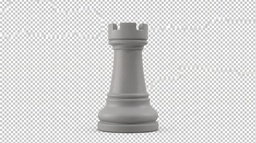
#> input picture assets/art/rook.jpg, 256 x 143 px, shrunk from 2000 x 1116 before the run
$ python decupeaza_piesa.py
#> lines starting #> are read from the running program, lines starting #| are printed output that depends on the picture; after the words box and inside, x2 and y2 are one past the last pixel; in counts of white or black regions, pixels touching at a corner belong together
"""Decupează glifa unui Obelisc din randarea ei și o pune pe pânza iconițelor.

    python tools/decupeaza_piesa.py              # toate glifele din PIESE
    python tools/decupeaza_piesa.py turn_sah     # doar una

Intrarea e o randare pe TABLA DE TRANSPARENȚĂ — caroiajul alb-gri pe care
editoarele de imagini îl desenează în locul fundalului gol. „Transparent" e
acolo doar aparent: fișierul e JPEG, deci caroiajul e scris în pixeli, iar pus
direct pe buton ar ieși un timbru gri.

Ieșirea e un PNG de 256×256 cu alfa adevărat, GRI, așezat pe aceeași linie de
talpă ca celelalte iconițe — exact ce așteaptă `obelisc.gd`, care îi pune
culoarea disciplinei cu `modulate` (gri × culoare = culoare, cu umbrele
păstrate; pe o imagine deja colorată ar ieși noroi).

De ce un script și nu un decupaj de mână: proporțiile celor opt glife sunt o
FAMILIE — aceeași linie de talpă, aceeași pânză, înălțimi care se compară
între ele. Scrise în dicționarul `PIESE`, se văd dintr-o privire și se refac
dintr-o comandă; tăiate de mână, a noua n-ar mai fi știut de ce pionul e mai
scund decât nebunul.

─────────────────────────────────────────────────────────────
CUM SE DEOSEBEȘTE TABLA DE GLIFĂ

Trei semne, fiindcă niciunul singur nu ajunge.

**Luminozitatea** nu ajunge, și asta s-a măsurat, nu s-a bănuit: caseta închisă
a tablei e pe la 198, iar marginea luminată a pietrei urcă până pe la 190.
Între ele nu e loc de niciun prag — iar sub piesă tabla mai e și întunecată de
umbra ei, deci acolo casetele cad la 176 și un prag destul de jos cât să le
prindă ar mânca jumătate din glifă.

**Regularitatea.** O tablă se repetă: la două casete în stânga și în dreapta se
găsește același ton, iar la una tonul celălalt. Umbra nu strică repetiția,
fiindcă întunecă deodată și casetele deschise, și pe cele închise. O glifă nu se
repetă niciodată așa: marginea ei are fundal de o parte și material de cealaltă,
iar trupul ei e neted, deci îi lipsește tocmai saltul de o casetă.

**Culoarea.** Tabla e CENUȘIE — roșu, verde și albastru egale. Semnul ăsta n-a
fost nevoie la piesele de șah (și ele cenușii), dar fulgerul vine verde aprins,
iar luminozitatea lui (218) e peste pragul de mai sus: fără întrebarea
„are culoare?", jumătate din el ar fi fost declarată fundal.

Peste cele trei, un al patrulea lucru, geometric: umplerea pornește din
marginile imaginii ȘI din orice pată de tablă găsită înăuntru. Prima ține
griurile dinăuntrul glifei la locul lor; a doua scoate GĂURILE — steaua tăiată
în busolă, sticla clepsidrei — care nu se ating de margine și pe care nimic
altceva nu le-ar fi deosebit de material.
"""

import sys
from collections import deque
from pathlib import Path

from PIL import Image, ImageChops, ImageFilter

RADACINA = Path(__file__).resolve().parent.parent
ARTA = RADACINA / "assets/art"

# ─────────────────────────────────────────────────────────────
# FAMILIA
# ─────────────────────────────────────────────────────────────

## Latura pânzei și linia de talpă, în pixeli. Nu sunt alese azi: sunt
## măsurate din `pion_sah.png`, `cal_sah.png` și `nebun_sah.png`, tăiate în
## septembrie cu o unealtă care trăia în afara repo-ului. O glifă nouă intră în
## familie doar dacă stă pe aceeași linie.
PANZA = 256
TALPA = 252
## Cât de înaltă e glifa cea mai înaltă (calul și nebunul, de la 6 la 252).
INALTIME_MAX = TALPA - 6

## Cât se rod marginile înainte de micșorare, în pixeli pe randarea mare.
## Pixelii de pe conturul glifei sunt AMESTECAȚI cu fundalul alb de compresia
## JPEG, deci păstrați ar lăsa o dungă deschisă de jur împrejur — iar o dungă
## deschisă, înmulțită cu culoarea disciplinei, se vede ca un halou.
## Doi pixeli din ~900 nu subțiază nimic: după micșorare sunt o jumătate.
RODERE = 2

## Fereastra filtrului de mediană care netezește conturul, în pixeli pe
## randarea mare. Vezi `decupeaza()` pentru ce repară. Busola cere o fereastră
## mai mare decât o CASETĂ de tablă (17), fiindcă acolo nu pâlpâie pixeli, ci
## jumătăți de casetă: umbra discului coboară casetele închise la ~185, adică
## fix cenușiul discului. N-o costă nimic — un disc n-are niciun amănunt mai
## mic decât fereastra, pe când coroana reginei are.
NETEZIRE = 9

## Fiecare glifă: de unde vine, cât de mare e caseta tablei pe care a fost
## randată (măsurată pe rândul de sus al fișierului) și cât de înaltă iese, ca
## fracțiune din `INALTIME_MAX`.
##
## ÎNĂLȚIMILE celor cinci piese de șah nu sunt cele reale dintr-o garnitură
## (acolo pionul e la 0,60 din nebun, iar regina îl depășește) — pânza are o
## margine de sus, iar calul și nebunul o ating deja. Ce se păstrează e
## ORDINEA, fiindcă ea e ce se citește pe butoane alăturate:
## pion < turn < cal = nebun = regină.
##
## Cele trei glife care nu sunt piese n-au nicio ierarhie de păstrat, deci merg
## la înălțimea întreagă — cu o excepție: BUSOLA, care e un disc plin. Ochiul
## nu cântărește înălțimea, ci SUPRAFAȚA, iar un cerc de 246 lângă o regină de
## 115 lățime arată de două ori mai mare, deși e „la fel de înalt". 0,86 e cât a
## fost nevoie ca cele două să pară de o seamă pe butoane alăturate.
##
## „prag" e opțional și spune de la ce luminozitate un pixel cenușiu e fundal
## fără alte întrebări. Implicit e `PRAG_LUMINA`; busola îl ridică fiindcă
## discul ei e cenușiu de 185, iar caseta închisă a tablei e 198 — treisprezece
## unități între material și fundal, cea mai strâmtă fâșie din toate cinci.
PIESE = {
    "turn_sah": {"sursa": "rook.jpg", "caseta": 17, "inaltime": 0.86},
    "regina_sah": {"sursa": "queen.jpg", "caseta": 17, "inaltime": 1.00},
    "busola": {"sursa": "compass.jpg", "caseta": 17, "inaltime": 0.86, "prag": 195, "cojiri": 25,
               "netezire": 31},
    "clepsidra": {"sursa": "hourglass.jpg", "caseta": 17, "inaltime": 1.00},
    "fulger": {"sursa": "bolt.jpg", "caseta": 30, "inaltime": 1.00},
}

# ─────────────────────────────────────────────────────────────
# DECUPAREA
# ─────────────────────────────────────────────────────────────

## Peste atât, un pixel CENUȘIU e fundal fără să mai fie nevoie de alte
## întrebări. 192 e sub caseta închisă a tablei (198) și peste cea mai luminată
## margine a pietrei (~190) — adică fix fâșia în care cele două nu se ating.
PRAG_LUMINA = 192

## Cât de mare poate fi diferența dintre roșu, verde și albastru ca un pixel să
## mai treacă drept cenușiu. Tabla e perfect cenușie; compresia JPEG o
## colorează cu câteva unități pe muchii, de unde marja.
PRAG_CROMA = 14

## Cât de aproape trebuie să fie două casete de ACELAȘI fel (la 2 casete
## distanță) ca să treacă drept repetiție, și cât de departe trebuie să fie
## două VECINE (la o casetă) ca să treacă drept salt.
LA_FEL = 14
ALTFEL = 25

## Sub atât nu se mai pune întrebarea repetiției. O tablă, oricât de umbrită
## sau văzută prin sticlă, rămâne mai deschisă decât materialul glifei.
PRAG_TABLA = 110

## COJIREA FRANJURILOR. Un pixel cenușiu mai deschis de atât, aflat chiar pe
## marginea glifei, e un ciob de tablă agățat de ea, nu material: nicio randare
## din cele cinci nu are o margine luminată peste 190, fiindcă materialul e
## mat. Fără pasul ăsta, busola iese cu un inel de puncte albe în jur — casete
## deschise prea mici ca să mai aibă vecini pe care să-i repete, deci scăpate
## și de prag, și de ritm.
PRAG_FRANJ = 193
## Câte straturi se cojesc. Trei ajung pe margini curate; busola cere mai
## multe, fiindcă în crestătura stelei bevelul prinde lumină și lasă așchii
## lungi de câte douăzeci de pixeli. Nu poate mânca materialul: niciuna din
## cele cinci randări nu are material peste `PRAG_FRANJ`.
COJIRI = 3

## DE CE COJIREA S-A MUTAT DUPĂ NETEZIRE (2 noiembrie 2026)
##
## A stat o zi înainte de ea, și o zi busola a ieșit cu exact inelul alb pe
## care cojirea îl scrisese în comentariu că-l scoate. Cele două se băteau cap
## în cap, și aritmetica o spune: cojirea taie `cojiri` straturi lipite de
## margine (25 la busolă), iar netezirea de după trece peste mască cu o
## fereastră de 31 și cere fiecărui pixel „fii ce sunt majoritatea vecinilor
## tăi". Un pixel din mijlocul unei fâșii subțiri de 25, rase de pe marginea
## unui DISC de 700, are majoritatea vecinilor înăuntru — deci netezirea punea
## înapoi aproape tot ce cojirea scosese, iar `MinFilter`-ul de la final nu mai
## roade decât 2 pixeli din el.
##
## Mutarea e o lecție, nu un reglaj, și e chiar cea scrisă deja o dată în
## comentariul cojirii: „e o întrebare despre MARGINE, iar marginea nu există
## până nu s-a așezat fundalul." Netezirea MUTĂ marginea, deci după ea e altă
## margine, și întrebarea trebuie pusă din nou.
##
## Cojirea dinaintea netezirii n-a fost scoasă: ea curăță pata din care se
## alege „cea mai mare", deci ce face ea nu e același lucru cu ce face asta.


def _pata_cea_mai_mare(plin, latime: int, inaltime: int) -> list[int]:
    """Indicii celei mai mari pete legate din `plin` (1 = face parte din formă).

    Celelalte pete sunt cioburi de compresie agățate prin colțurile casetelor:
    câțiva pixeli fiecare, invizibili pe randare și foarte vizibili pe un buton
    de 46 px.
    """
    vazut = bytearray(latime * inaltime)
    cea_mai_mare: list[int] = []
    coada: deque[int] = deque()
    for start in range(latime * inaltime):
        if not plin[start] or vazut[start]:
            continue
        pata: list[int] = []
        vazut[start] = 1
        coada.append(start)
        while coada:
            i = coada.popleft()
            pata.append(i)
            y, x = divmod(i, latime)
            vecini = (
                i - 1 if x else -1,
                i + 1 if x < latime - 1 else -1,
                i - latime if y else -1,
                i + latime if y < inaltime - 1 else -1,
            )
            for j in vecini:
                if j >= 0 and plin[j] and not vazut[j]:
                    vazut[j] = 1
                    coada.append(j)
        if len(pata) > len(cea_mai_mare):
            cea_mai_mare = pata
    return cea_mai_mare


def _masca(indici: list[int], latime: int, inaltime: int) -> Image.Image:
    """O mască alb-negru din indicii dați."""
    pixeli = bytearray(latime * inaltime)
    for i in indici:
        pixeli[i] = 255
    return Image.frombytes("L", (latime, inaltime), bytes(pixeli))


def _taie(cale: Path, caseta: int, prag: int, cojiri: int):
    """Întoarce (griuri, lățime, înălțime, pixelii glifei) pentru o randare."""
    color = Image.open(cale).convert("RGB")
    latime, inaltime = color.size
    # Griul e LUMINANȚA, nu media celor trei canale: un verde de 254 și un
    # albastru de 254 nu se văd la fel de luminoase, iar iconița trebuie să
    # păstreze volumul, nu valorile.
    imagine = color.convert("L")
    gri = list(imagine.getdata())
    r, v, a = color.split()
    croma = list(ImageChops.difference(
        ImageChops.lighter(ImageChops.lighter(r, v), a),
        ImageChops.darker(ImageChops.darker(r, v), a),
    ).getdata())

    def cenusiu(i: int) -> bool:
        return croma[i] <= PRAG_CROMA

    def repeta(i: int, pas: int, de_la: int, pana_la: int) -> bool:
        """Se repetă tonul din `i` cu pasul `pas`, ca o tablă?"""
        aici = gri[i]
        if aici < PRAG_TABLA:
            return False
        if i - 2 * pas < de_la or i + 2 * pas >= pana_la:
            return False
        if abs(gri[i - 2 * pas] - aici) > LA_FEL or abs(gri[i + 2 * pas] - aici) > LA_FEL:
            return False
        return abs(gri[i - pas] - aici) >= ALTFEL or abs(gri[i + pas] - aici) >= ALTFEL

    def ritm(i: int) -> tuple[bool, bool]:
        """Repetiția pe orizontală și pe verticală, separat."""
        if not cenusiu(i):
            return False, False
        y, x = divmod(i, latime)
        pe_lat = (2 * caseta <= x < latime - 2 * caseta
                  and repeta(i, caseta, y * latime, y * latime + latime))
        pe_inalt = (2 * caseta <= y < inaltime - 2 * caseta
                    and repeta(i, latime * caseta, 0, latime * inaltime))
        return pe_lat, pe_inalt

    def e_tabla(i: int) -> bool:
        # UNA din direcții ajunge: lângă glifă, cealaltă e acoperită de ea.
        pe_lat, pe_inalt = ritm(i)
        return pe_lat or pe_inalt

    fundal = bytearray(latime * inaltime)
    coada: deque[int] = deque()

    def impinge(i: int) -> None:
        if not fundal[i] and cenusiu(i) and (gri[i] >= prag or e_tabla(i)):
            fundal[i] = 1
            coada.append(i)

    # SĂMÂNȚA DE PE MARGINI: tot ce se atinge de marginea imaginii printr-un
    # drum de fundal e fundal.
    for x in range(latime):
        impinge(x)
        impinge((inaltime - 1) * latime + x)
    for y in range(inaltime):
        impinge(y * latime)
        impinge(y * latime + latime - 1)

    # SEMINȚELE DINĂUNTRU: petele de tablă închise în glifă — steaua busolei,
    # sticla clepsidrei. Aici întrebarea e mai strictă, AMBELE direcții, nu una:
    # o sămânță greșită n-ar roade conturul, ar deschide o gaură în mijlocul
    # glifei, deci greșeala costă mult mai mult decât pe margine. O tablă
    # adevărată, văzută pe toate părțile, trece și așa.
    for i in range(latime * inaltime):
        if fundal[i]:
            continue
        pe_lat, pe_inalt = ritm(i)
        if pe_lat and pe_inalt:
            fundal[i] = 1
            coada.append(i)

    while coada:
        i = coada.popleft()
        y, x = divmod(i, latime)
        if x:
            impinge(i - 1)
        if x < latime - 1:
            impinge(i + 1)
        if y:
            impinge(i - latime)
        if y < inaltime - 1:
            impinge(i + latime)

    # COJIREA: franjurile luminoase rămase pe contur, strat cu strat. Se face
    # DUPĂ umplere, nu în timpul ei, fiindcă e o întrebare despre margine, iar
    # marginea nu există până nu s-a așezat fundalul.
    for _ in range(cojiri):
        de_cojit = []
        for i in range(latime * inaltime):
            if fundal[i] or not cenusiu(i) or gri[i] < PRAG_FRANJ:
                continue
            y, x = divmod(i, latime)
            if ((x and fundal[i - 1]) or (x < latime - 1 and fundal[i + 1])
                    or (y and fundal[i - latime])
                    or (y < inaltime - 1 and fundal[i + latime])):
                de_cojit.append(i)
        if not de_cojit:
            break
        for i in de_cojit:
            fundal[i] = 1

    # CEA MAI MARE pată rămasă e glifa. Celelalte sunt cioburi de compresie
    # agățate prin colțurile casetelor — câțiva pixeli fiecare, invizibili pe
    # randare și foarte vizibili pe un buton de 46 px.
    glifa = _pata_cea_mai_mare(
        bytes(0 if f else 1 for f in fundal), latime, inaltime)

    # HARTA FRANJULUI: pixelii prea luminoși ca să fie material, oriunde ar fi.
    # Nu „pe margine" — marginea se mai mișcă o dată, la netezire, iar atunci
    # întrebarea se pune din nou (vezi comentariul lui `COJIRI`).
    franj = Image.frombytes("L", (latime, inaltime), bytes(
        255 if (croma[i] <= PRAG_CROMA and gri[i] >= PRAG_FRANJ) else 0
        for i in range(latime * inaltime)))
    return imagine, latime, inaltime, glifa, franj


def _cojeste(alfa: Image.Image, franj: Image.Image, cojiri: int) -> Image.Image:
    """Rade de pe conturul măștii, strat cu strat, pixelii din `franj`.

    Scris cu filtre, nu cu bucle peste pixeli: masca are două milioane de
    pixeli, iar 25 de straturi în Python ar fi însemnat cincizeci de milioane
    de pași pentru o glifă. `MinFilter(3)` pe o mască alb-negru E eroziunea cu
    un pixel, deci „masca minus masca erodată" E conturul.
    """
    for _ in range(cojiri):
        contur = ImageChops.subtract(alfa, alfa.filter(ImageFilter.MinFilter(3)))
        de_cojit = ImageChops.multiply(contur, franj)
        if not de_cojit.getbbox():
            break
        alfa = ImageChops.subtract(alfa, de_cojit)
    return alfa


def decupeaza(nume: str, date: dict) -> Path:
    netezire = date.get("netezire", NETEZIRE)
    sursa = ARTA / date["sursa"]
    cojiri = date.get("cojiri", COJIRI)
    imagine, latime, inaltime, glifa, franj = _taie(
        sursa, date["caseta"], date.get("prag", PRAG_LUMINA), cojiri)
#> in _taie, color is the input picture: PIL image 256x143 RGB; mean R, G, B 214.5, 214.3, 213.8
#> in _taie, `gri = list(imagine.getdata())`: gri = 36608 items
#> the loop in _taie, `for x in range(latime):` made 256 passes
#> the loop in _taie, `for y in range(inaltime):` made 143 passes
#> the loop in _taie, `for i in range(latime * inaltime):` made 36608 passes
#> the loop in _taie, `while coada:` made 29901 passes
#> i on passes 1 to 3: 0, 36352, 1
#> after the loop in _pata_cea_mai_mare, `for start in range(latime * inaltime):`: cea_mai_mare = 4452 values, max 34440 at index 4267, min 5744 at index 0, mean 21668.9
#> in _taie, `glifa = _pata_cea_mai_mare( bytes(0 if f else 1 for f in fundal), lati..`: glifa has the same summary as cea_mai_mare in _pata_cea_mai_mare
#> in _taie, `franj = Image.frombytes("L", (latime, inaltime), bytes( 255 if (croma[..`:
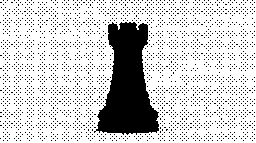
#> franj: PIL image 256x143 L; 80.8% white; 2435 black regions (2434 under 20 px), largest, box (x1, y1, x2, y2) and area: (94, 22, 159, 135) 4486
#> latime = 256; inaltime = 143; glifa has the same summary as cea_mai_mare in _pata_cea_mai_mare

    alfa = _masca(glifa, latime, inaltime)
#> the loop in _masca, `for i in indici:` made 4452 passes
#> i on passes 1 to 3: 5744, 6000, 6001
    # NETEZIREA conturului. Conturul unui obiect randat e neted; unul zimțat e
    # o hotărâre care a PÂLPÂIT, nu o margine. La busolă pâlpâie tot timpul,
    # fiindcă discul ei (185) și caseta închisă a tablei (198) sunt la
    # treisprezece unități una de alta, deci de-a lungul marginii cele două
    # întrebări — pragul și ritmul — se contrazic de la pixel la pixel și rama
    # iese punctată.
    #
    # Filtrul de MEDIANĂ ia valoarea din mijlocul ferestrei, deci pe o mască
    # alb-negru înseamnă „fii ce sunt majoritatea vecinilor tăi": umple
    # scobiturile de câțiva pixeli și rade colții, fără să miște o margine
    # adevărată, care are vecinii de partea ei. Nouă pixeli dintr-o randare de
    # ~800 nu rotunjesc nici vârfurile stelei.
    alfa = alfa.filter(ImageFilter.MedianFilter(netezire))
#> alfa: PIL image 256x143 L; 12.1% white; 1 white region, box (x1, y1, x2, y2) and area: (97, 23, 159, 134) 4435
    # COJIREA, A DOUA OARĂ — pe marginea pe care netezirea tocmai a așezat-o.
    # Fără ea, busola iese cu un inel alb de jur împrejur și cu așchii albe în
    # crestăturile stelei: netezirea pune înapoi aproape tot ce cojirea
    # dinaintea ei scosese. Vezi comentariul lui `COJIRI`.
    alfa = _cojeste(alfa, franj, cojiri)
#> after the loop in _cojeste, `for _ in range(cojiri):`:
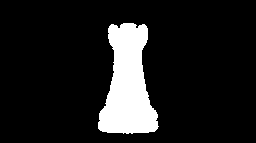
#> alfa: PIL image 256x143 L; 12% white; 1 white region, box (x1, y1, x2, y2) and area: (98, 23, 159, 134) 4381
    # Rodere: `MinFilter` ia cel mai mic pixel din fereastră, deci pe o mască
    # alb-negru înseamnă „taie `RODERE` pixeli de jur împrejur".
    alfa = alfa.filter(ImageFilter.MinFilter(RODERE * 2 + 1))
#> alfa: PIL image 256x143 L; 9.9% white; 1 white region, box (x1, y1, x2, y2) and area: (100, 25, 156, 131) 3606

    # PLAFONUL DE TON — cât de deschisă are voie să fie glifa micșorată.
    #
    # Se măsoară din ea însăși: cel mai deschis pixel din INTERIORUL măștii (la
    # cel puțin 4 pixeli de margine) care NU e în harta franjului. Adică tonul
    # cel mai deschis pe care materialul îl are cu adevărat — iar un pixel pe
    # care regula franjului îl numește deja prea deschis ca să fie material nu
    # are ce căuta în măsurătoare.
    #
    # Nu era de ajuns „cel mai deschis din interior", și s-a văzut din prima
    # rulare: la busolă ieșea 255, deci plafonul nu tăia nimic. Netezirea de 31
    # umple cu material sliturile subțiri din vârfurile stelei, iar ele sunt
    # tablă albă — pixeli de 255 aflați adânc în mască, nu pe contur.
    #
    # DE CE E NEVOIE DE EL. Micșorarea amestecă pixeli, iar pe contur se adună
    # două greșeli care trag amândouă spre alb:
    #   • LANCZOS SUPRA-OSCILEAZĂ. La o trecere bruscă întuneric → lumină,
    #     filtrul aruncă valori peste capetele intervalului. Măsurat pe busolă:
    #     37 de pixeli prea deschiși pe contur cu Lanczos, 13 cu BOX, care nu
    #     oscilează deloc. Nu se schimbă filtrul — Lanczos e cel mai limpede la
    #     micșorare, iar coroana reginei are nevoie de limpezime.
    #   • ÎMPĂRȚIREA LA ALFA amplifică. Un pixel acoperit 10% are culoarea
    #     împărțită la 0,1 ca să se afle tonul adevărat — deci orice urmă de
    #     eroare din numărător se înmulțește cu zece.
    #
    # Amândouă dau același lucru: un pieptene de puncte albe lipit de contur,
    # care pe un disc cenușiu de 134 se vede ca un halou. Plafonul le taie pe
    # amândouă fără să atingă forma și fără niciun număr scris de mână — la
    # fulger, care e deschis de la natură (218), nu taie nimic.
    interior = ImageChops.subtract(alfa.filter(ImageFilter.MinFilter(9)), franj)
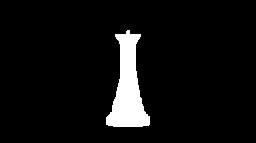
#> interior: PIL image 256x143 L; 6.2% white; 1 white region, box (x1, y1, x2, y2) and area: (106, 30, 150, 127) 2265
    plafon = ImageChops.multiply(imagine, interior).getextrema()[1]
#> plafon = 184

    decupaj = Image.merge("RGBA", (imagine, imagine, imagine, alfa))
    decupaj = decupaj.crop(alfa.getbbox())
#> decupaj: PIL image 56x106 RGBA

    # Micșorarea se face cu alfa ÎNMULȚIT în culoare și apoi împărțit la loc.
    # Altfel, la amestecarea pixelilor, griul glifei s-ar amesteca cu pixelii
    # din afara ei — care au alfa 0, dar culoarea fundalului alb — și conturul
    # ar ieși deschis, adică exact haloul pe care rodeala l-a scos.
    tinta_h = round(INALTIME_MAX * date["inaltime"])
    tinta_w = round(decupaj.width * tinta_h / decupaj.height)
    r, g, b, a = decupaj.split()
#> r: PIL image 56x106 L
#> a: PIL image 56x106 L; 60.7% white; 4 black regions (2 under 20 px), largest, box (x1, y1, x2, y2) and area: (0, 0, 25, 99) 1162, (32, 0, 56, 98) 1137
    r, g, b = (ImageChops.multiply(c, a) for c in (r, g, b))
    mic = Image.merge("RGBA", (r, g, b, a)).resize((tinta_w, tinta_h), Image.LANCZOS)
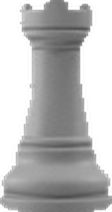
#> mic: PIL image 112x212 RGBA; mean R, G, B, A 93.9, 93.9, 93.9, 154.9; transparent parts drawn white
    r, g, b, a = mic.split()
#> r: PIL image 112x212 L
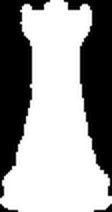
#> a: PIL image 112x212 L; min 0, max 255, mean 154.9
    canal = Image.new("L", mic.size)
#> canal: PIL image 112x212 L; every value is 0
    canal.putdata([0 if av == 0 else min(plafon, cv * 255 // av)
                   for cv, av in zip(r.getdata(), a.getdata())])
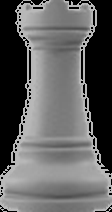
#> canal: PIL image 112x212 L; min 0, max 184, mean 96.9
    mic = Image.merge("RGBA", (canal, canal, canal, a))

    panza = Image.new("RGBA", (PANZA, PANZA), (0, 0, 0, 0))
#> panza: PIL image 256x256 RGBA; every value is 0
    panza.paste(mic, ((PANZA - tinta_w) // 2, TALPA - tinta_h), mic)
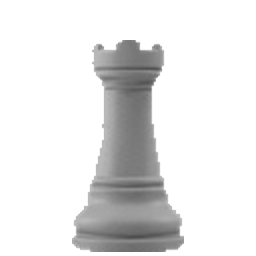
#> panza: PIL image 256x256 RGBA; mean R, G, B, A 30.7, 30.7, 30.7, 55.2; transparent parts drawn white
    iesire = ARTA / (nume + ".png")
    panza.save(iesire)
    print("%-12s %s -> %s  (%dx%d, talpa %d)"
          % (nume, date["sursa"], iesire.name, tinta_w, tinta_h, TALPA))
#| turn_sah     rook.jpg -> turn_sah.png  (112x212, talpa 252)
    return iesire


if __name__ == "__main__":
    cerute = sys.argv[1:] or list(PIESE)
    for nume in cerute:
        if nume not in PIESE:
            raise SystemExit("Nu stiu glifa %s. Stiu: %s" % (nume, ", ".join(PIESE)))
        decupeaza(nume, PIESE[nume])
